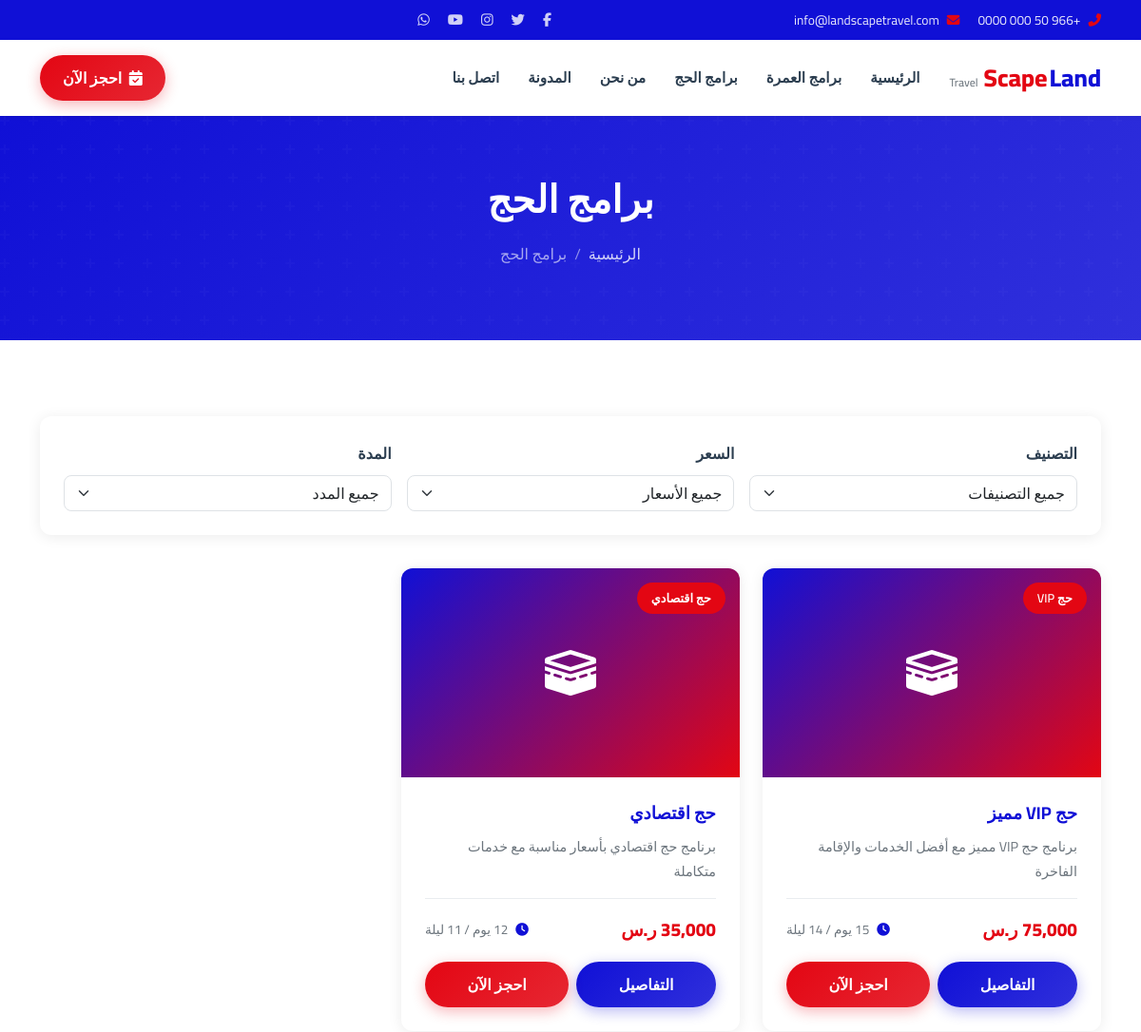
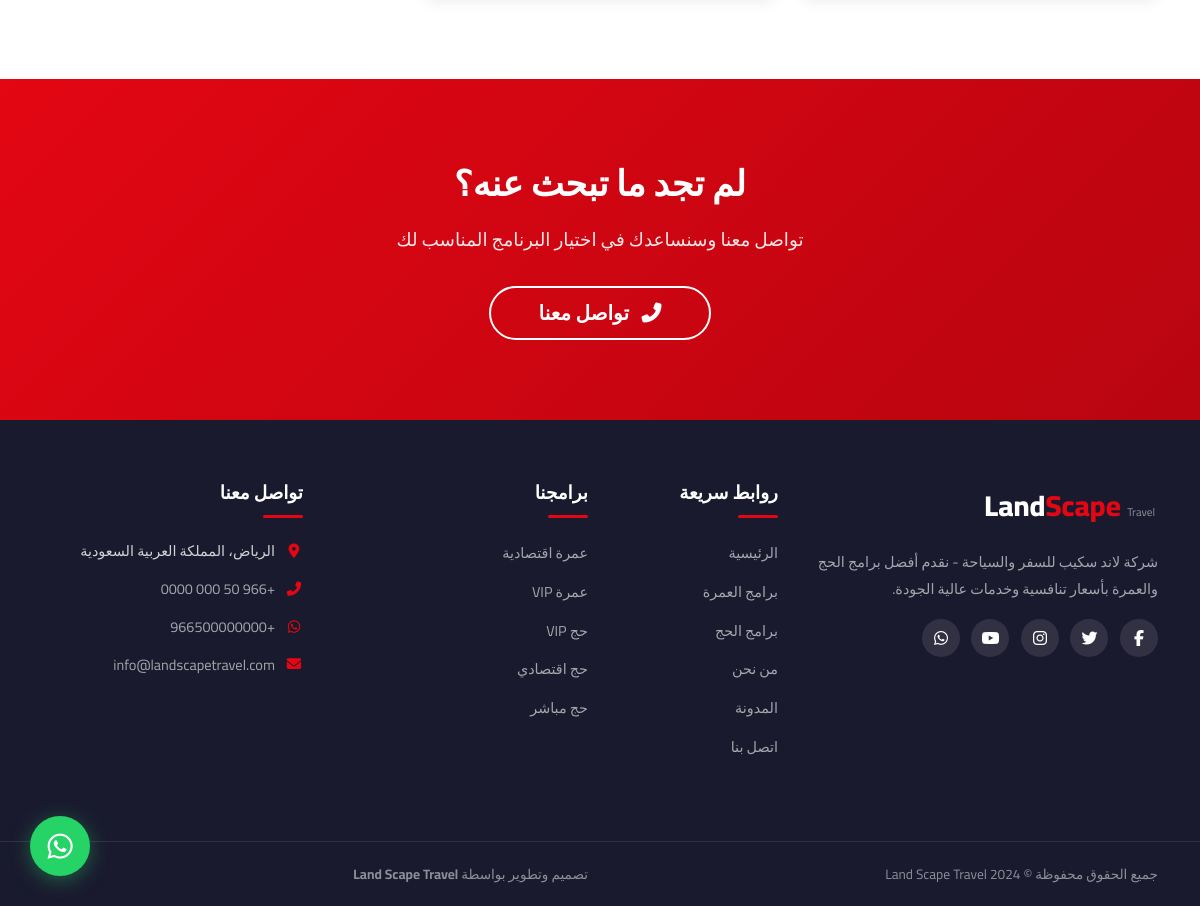
Page /hajj on the committed database (2 pictures, top to bottom).
### tables this page shows
CREATE TABLE `menus` (
    `id` INT AUTO_INCREMENT PRIMARY KEY,
    `title` VARCHAR(200) NOT NULL,
    `url` VARCHAR(500) NOT NULL,
    `parent_id` INT DEFAULT NULL,
    `sort_order` INT DEFAULT 0,
    `is_active` TINYINT(1) DEFAULT 1,
    `target` VARCHAR(20) DEFAULT '_self',
    `created_at` TIMESTAMP DEFAULT CURRENT_TIMESTAMP,
    `updated_at` TIMESTAMP DEFAULT CURRENT_TIMESTAMP ON UPDATE CURRENT_TIMESTAMP
);

CREATE TABLE `programs` (
    `id` INT AUTO_INCREMENT PRIMARY KEY,
    `title` VARCHAR(300) NOT NULL,
    `slug` VARCHAR(300) NOT NULL UNIQUE,
    `category_id` INT,
    `type` ENUM('hajj', 'umrah') DEFAULT 'umrah',
    `duration` VARCHAR(100),
    `price` DECIMAL(10,2) DEFAULT 0.00,
    `price_note` VARCHAR(200),
    `image` VARCHAR(500),
    `gallery` TEXT,
    `short_description` TEXT,
    `description` LONGTEXT,
    `itinerary` LONGTEXT,
    `hotels` LONGTEXT,
    `features` LONGTEXT,
    `includes` LONGTEXT,
    `excludes` LONGTEXT,
    `terms` LONGTEXT,
    `is_featured` TINYINT(1) DEFAULT 0,
    `is_active` TINYINT(1) DEFAULT 1,
    `sort_order` INT DEFAULT 0,
    `views` INT DEFAULT 0,
    `created_at` TIMESTAMP DEFAULT CURRENT_TIMESTAMP,
    `updated_at` TIMESTAMP DEFAULT CURRENT_TIMESTAMP ON UPDATE CURRENT_TIMESTAMP,
    FOREIGN KEY (`category_id`) REFERENCES `categories`(`id`) ON DELETE SET NULL
);

CREATE TABLE `categories` (
    `id` INT AUTO_INCREMENT PRIMARY KEY,
    `name` VARCHAR(200) NOT NULL,
    `slug` VARCHAR(200) NOT NULL UNIQUE,
    `type` ENUM('hajj', 'umrah', 'blog') DEFAULT 'umrah',
    `description` TEXT,
    `sort_order` INT DEFAULT 0,
    `is_active` TINYINT(1) DEFAULT 1,
    `created_at` TIMESTAMP DEFAULT CURRENT_TIMESTAMP,
    `updated_at` TIMESTAMP DEFAULT CURRENT_TIMESTAMP ON UPDATE CURRENT_TIMESTAMP
);

### config/config.php (called while the page is built, shortened)
<?php
function getSetting(string $key, string $default = ''): string {
    static $settings = null;
    if ($settings === null) {
        try {
            $db = getDB();
            $stmt = $db->query("SELECT setting_key, setting_value FROM settings");
            $settings = [];
            while ($row = $stmt->fetch()) {
                $settings[$row['setting_key']] = $row['setting_value'];
            }
        } catch (PDOException $e) {
            return $default;
        }
    }
    return $settings[$key] ?? $default;
}
function clean(string $data): string {
    return htmlspecialchars(trim($data), ENT_QUOTES, 'UTF-8');
}
function getResolvedSlug(string $slug): string {
    try {
        $db = getDB();
        $stmt = $db->prepare("SELECT original_slug FROM url_slugs WHERE custom_slug = ?");
        $stmt->execute([$slug]);
        $row = $stmt->fetch();
        return $row ? $row['original_slug'] : $slug;
    } catch (PDOException $e) {
        return $slug;
    }
}
function getMenus(): array {
    try {
        $db = getDB();
        $stmt = $db->query("SELECT * FROM menus WHERE is_active = 1 ORDER BY sort_order ASC");
        return $stmt->fetchAll();
    } catch (PDOException $e) {
        return [];
    }
}
function formatPrice(float $price): string {
    return number_format($price, 0) . ' ر.س';
}
function getProgramsByType(string $type, int $limit = 0, bool $featuredOnly = false): array {
    try {
        $db = getDB();
        $sql = "SELECT p.*, c.name as category_name FROM programs p LEFT JOIN categories c ON p.category_id = c.id WHERE p.type = ? AND p.is_active = 1";
        $sql .= " ORDER BY p.sort_order ASC, p.created_at DESC";
        $stmt = $db->prepare($sql);
        $stmt->execute([$type]);
        return $stmt->fetchAll();
    } catch (PDOException $e) {
        return [];
    }
}

### pages/hajj.php (the view, shortened to what this page needs)
<?php
$programs = getProgramsByType('hajj');
include __DIR__ . '/../includes/header.php';
?>
<section class="page-header">
    <div class="container">
        <h1 data-aos="fade-up">برامج الحج</h1>
        <nav aria-label="breadcrumb" data-aos="fade-up" data-aos-delay="100">
            <ol class="breadcrumb">
                <li class="breadcrumb-item"><a href="<?= BASE_URL ?>">الرئيسية</a></li>
                <li class="breadcrumb-item active">برامج الحج</li>
            </ol>
        </nav>
    </div>
</section>
<section class="section-padding">
    <div class="container">
        <div class="filters-bar" data-aos="fade-up" id="filterForm">
            <div class="row g-3 align-items-end">
                <div class="col-md-4">
                    <label class="form-label fw-bold">التصنيف</label>
                    <select class="form-select" id="filterCategory">
                        <option value="">جميع التصنيفات</option>
                    </select>
                </div>
                <div class="col-md-4">
                    <label class="form-label fw-bold">السعر</label>
                    <select class="form-select" id="filterPrice">
                        <option value="">جميع الأسعار</option>
                    </select>
                </div>
                <div class="col-md-4">
                    <label class="form-label fw-bold">المدة</label>
                    <select class="form-select" id="filterDuration">
                        <option value="">جميع المدد</option>
                    </select>
                </div>
            </div>
        </div>
        <div class="row g-4">
            <?php if (count($programs) > 0): ?>
                <?php foreach ($programs as $index => $program): ?>
                <div class="col-md-6 col-lg-4 program-item"
                     data-category="<?= $program['category_id'] ?>"
                     data-price="<?= $program['price'] ?>"
                     data-duration="<?= preg_replace('/[^0-9]/', '', $program['duration']) ?>"
                     data-aos="fade-up" data-aos-delay="<?= ($index % 3) * 100 ?>">
                    <div class="program-card">
                        <div class="card-img">
                            <?php if ($program['image'] && file_exists($program['image'])): ?>
                                <img src="<?= clean($program['image']) ?>" alt="<?= clean($program['title']) ?>">
                            <?php else: ?>
                                <div class="placeholder-img"><i class="fas fa-kaaba"></i></div>
                            <?php endif; ?>
                            <span class="card-badge"><?= clean($program['category_name'] ?? 'حج') ?></span>
                        </div>
                        <div class="card-body">
                            <h5 class="card-title"><?= clean($program['title']) ?></h5>
                            <p class="card-text"><?= clean($program['short_description']) ?></p>
                            <div class="card-meta">
                                <span class="card-price"><?= formatPrice($program['price']) ?></span>
                                <span class="card-duration">
                                    <i class="fas fa-clock"></i> <?= clean($program['duration']) ?>
                                </span>
                            </div>
                            <div class="d-flex gap-2 mt-3">
                                <a href="<?= BASE_URL ?>program/<?= clean($program['slug']) ?>" class="btn btn-gradient-blue btn-sm flex-fill">
                                    التفاصيل
                                </a>
                                <a href="<?= BASE_URL ?>booking?program=<?= $program['id'] ?>" class="btn btn-gradient-red btn-sm flex-fill">
                                    احجز الآن
                                </a>
                            </div>
                        </div>
                    </div>
                </div>
                <?php endforeach; ?>
            <?php endif; ?>
        </div>
    </div>
</section>
<section class="cta-section">
    <div class="container" data-aos="fade-up">
        <h2>لم تجد ما تبحث عنه؟</h2>
        <p>تواصل معنا وسنساعدك في اختيار البرنامج المناسب لك</p>
        <a href="<?= BASE_URL ?>contact" class="btn btn-outline-custom btn-lg px-5">
            <i class="fas fa-phone-alt me-2"></i> تواصل معنا
        </a>
    </div>
</section>
<?php include __DIR__ . '/../includes/footer.php'; ?>

### includes/header.php (shortened to what this page needs)
<?php
require_once __DIR__ . '/../config/config.php';
$siteName = getSetting('site_name', 'Land Scape Travel');
$menus = getMenus();
?>
<!DOCTYPE html>
<html lang="ar" dir="rtl">
<head>
    <link href="https://cdn.jsdelivr.net/npm/bootstrap@5.3.3/dist/css/bootstrap.rtl.min.css" rel="stylesheet">
    <link rel="stylesheet" href="https://cdnjs.cloudflare.com/ajax/libs/font-awesome/6.5.1/css/all.min.css">
    <link href="https://unpkg.com/aos@2.3.1/dist/aos.css" rel="stylesheet">
    <link rel="stylesheet" href="https://cdn.jsdelivr.net/npm/swiper@11/swiper-bundle.min.css">
    <link rel="stylesheet" href="<?= BASE_URL ?>assets/css/style.css">
</head>
<body>
<div class="top-bar">
    <div class="container">
        <div class="row align-items-center">
            <div class="col-md-6">
                <div class="top-bar-info">
                    <span><i class="fas fa-phone-alt"></i> <?= clean(getSetting('phone')) ?></span>
                    <span class="mx-3"><i class="fas fa-envelope"></i> <?= clean(getSetting('email')) ?></span>
                </div>
            </div>
            <div class="col-md-6 text-start">
                <div class="top-bar-social">
                    <?php if ($fb = getSetting('facebook')): ?>
                        <a href="<?= clean($fb) ?>" target="_blank"><i class="fab fa-facebook-f"></i></a>
                    <?php endif; ?>
                    <?php if ($tw = getSetting('twitter')): ?>
                        <a href="<?= clean($tw) ?>" target="_blank"><i class="fab fa-twitter"></i></a>
                    <?php endif; ?>
                    <?php if ($ig = getSetting('instagram')): ?>
                        <a href="<?= clean($ig) ?>" target="_blank"><i class="fab fa-instagram"></i></a>
                    <?php endif; ?>
                    <?php if ($yt = getSetting('youtube')): ?>
                        <a href="<?= clean($yt) ?>" target="_blank"><i class="fab fa-youtube"></i></a>
                    <?php endif; ?>
                    <?php if ($wa = getSetting('whatsapp')): ?>
                        <a href="https://wa.me/<?= clean($wa) ?>" target="_blank"><i class="fab fa-whatsapp"></i></a>
                    <?php endif; ?>
                </div>
            </div>
        </div>
    </div>
</div>
<nav class="navbar navbar-expand-lg navbar-light bg-white sticky-top shadow-sm">
    <div class="container">
        <a class="navbar-brand" href="<?= BASE_URL ?>">
            <span class="brand-text">
                <span class="brand-land">Land</span><span class="brand-scape">Scape</span>
                <small>Travel</small>
            </span>
        </a>
        <div class="collapse navbar-collapse" id="mainNav">
            <ul class="navbar-nav me-auto mb-2 mb-lg-0">
                <?php foreach ($menus as $menu): ?>
                    <li class="nav-item">
                        <a class="nav-link" href="<?= clean($menu['url']) ?>"><?= clean($menu['title']) ?></a>
                    </li>
                <?php endforeach; ?>
            </ul>
            <a href="<?= BASE_URL ?>booking" class="btn btn-gradient-red btn-sm px-4">
                <i class="fas fa-calendar-check me-1"></i> احجز الآن
            </a>
        </div>
    </div>
</nav>

### rows in the picture
menus: title "الرئيسية"
menus: title "برامج العمرة"
menus: title "برامج الحج"
menus: title "من نحن"
menus: title "المدونة"
menus: title "اتصل بنا"
programs: category.name "حج VIP", title "حج VIP مميز", short_description "برنامج حج VIP مميز مع أفضل الخدمات والإقامة الفاخرة", price "75,000 ر.س", duration "15 يوم / 14 ليلة"
programs: category.name "حج اقتصادي", title "حج اقتصادي", short_description "برنامج حج اقتصادي بأسعار مناسبة مع خدمات متكاملة", price "35,000 ر.س", duration "12 يوم / 11 ليلة"

### other values in the picture
getSetting('phone') "+966 50 000 0000"
getSetting('email') "info@landscapetravel.com"
getSetting('address') "الرياض، المملكة العربية السعودية"
getSetting('whatsapp') "+966500000000"
